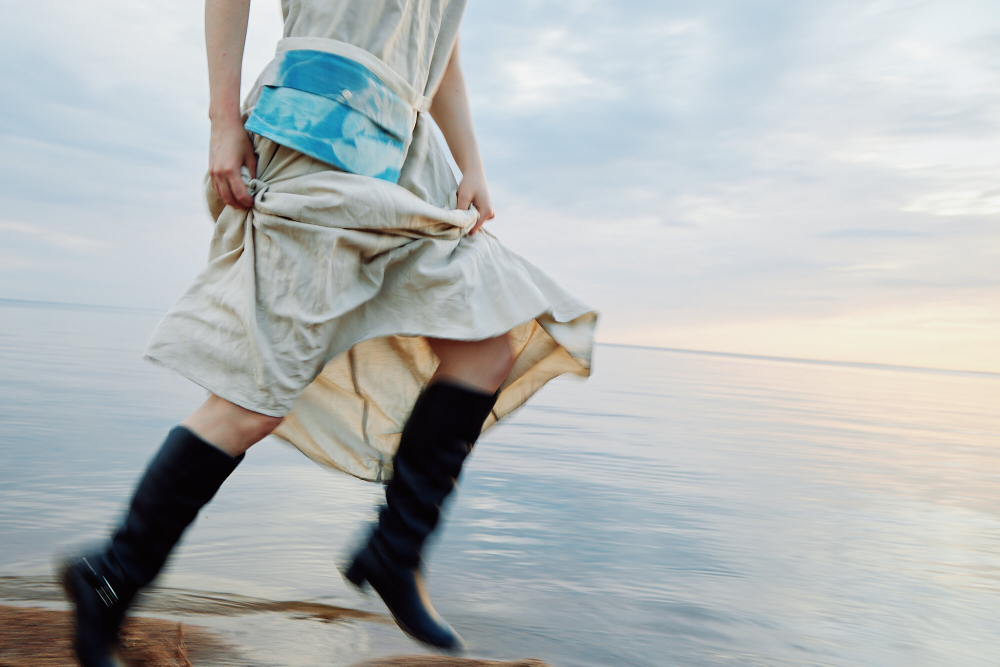
#> input picture img/banner.jpg, 2000 x 1333 px (shown at 1/2 size); its folder holds 4 pictures in this run
$ python optimize_images.py
#> lines starting #> are read from the running program, lines starting #| are printed output that depends on the picture
#!/usr/bin/env python3
# -*- coding: utf-8 -*-

import os
import subprocess
from PIL import Image
import glob

def optimize_image(image_path, max_size=(800, 800), quality=85):
    """Оптимизирует изображение для веба"""
#> called with image_path = 'img/banner.jpg', max_size = (800, 800), quality = 85
    try:
        with Image.open(image_path) as img:
            # Конвертируем в RGB если нужно
#> img is the input picture: PIL image 2000x1333 RGB; mean R, G, B 179.5, 184.1, 184.2
            if img.mode in ('RGBA', 'LA', 'P'):
                img = img.convert('RGB')

            # Изменяем размер если изображение слишком большое
            if img.size[0] > max_size[0] or img.size[1] > max_size[1]:
                img.thumbnail(max_size, Image.Resampling.LANCZOS)
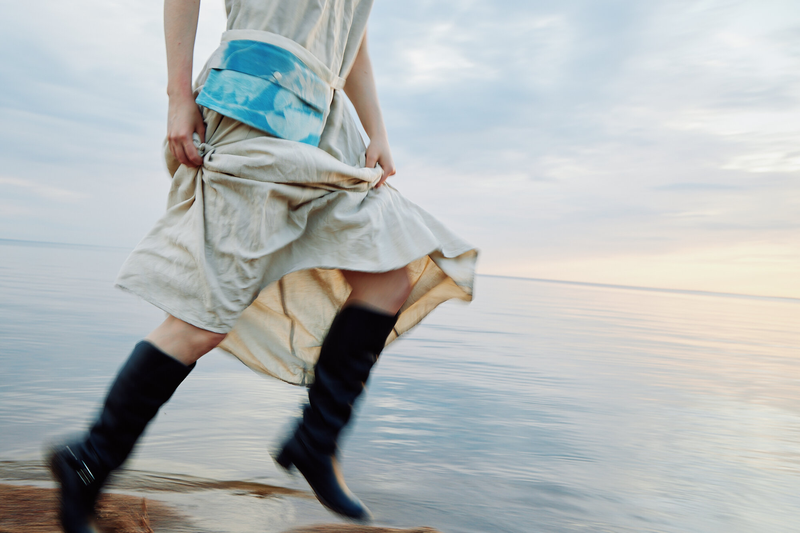
#> img: PIL image 800x533 RGB; mean R, G, B 179.5, 184.1, 184.2
#> pass 3 of the loop in main, `for img_file in img_files:`:
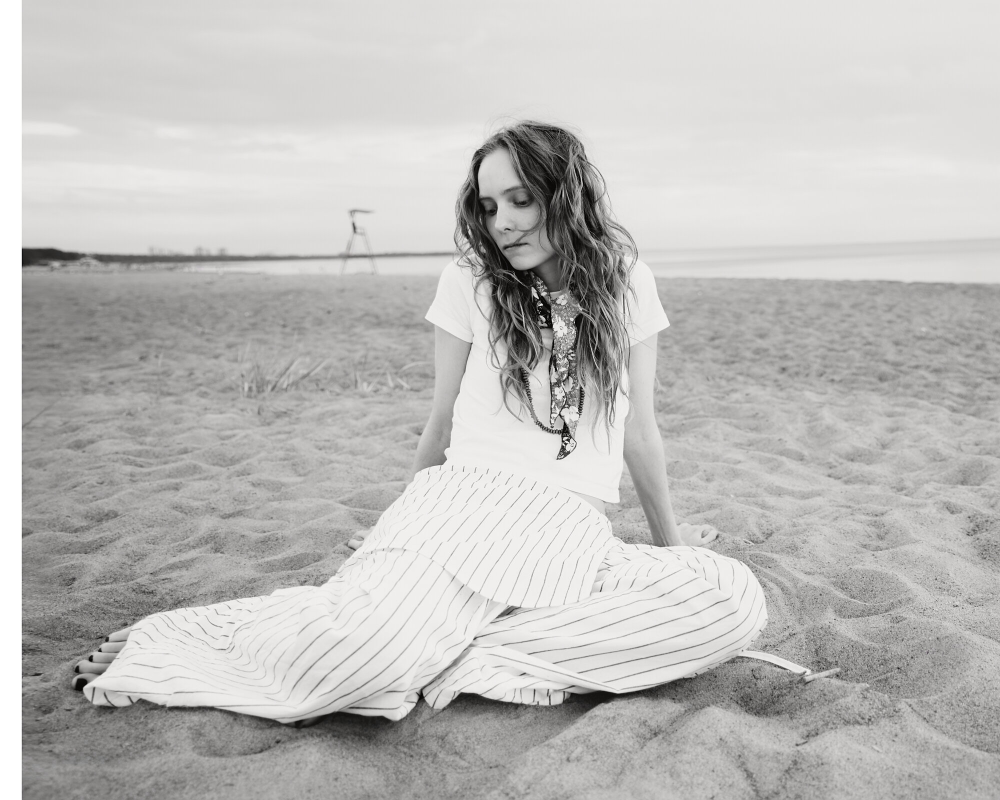
#> input picture img/bannerh.jpg, 2000 x 1600 px (shown at 1/2 size)
#> in optimize_image, img is the input picture: PIL image 2000x1600 RGB; mean R, G, B 190.6, 189.6, 187.6
#> in optimize_image (call 3), `img.thumbnail(max_size, Image.Resampling.LANCZOS)`:
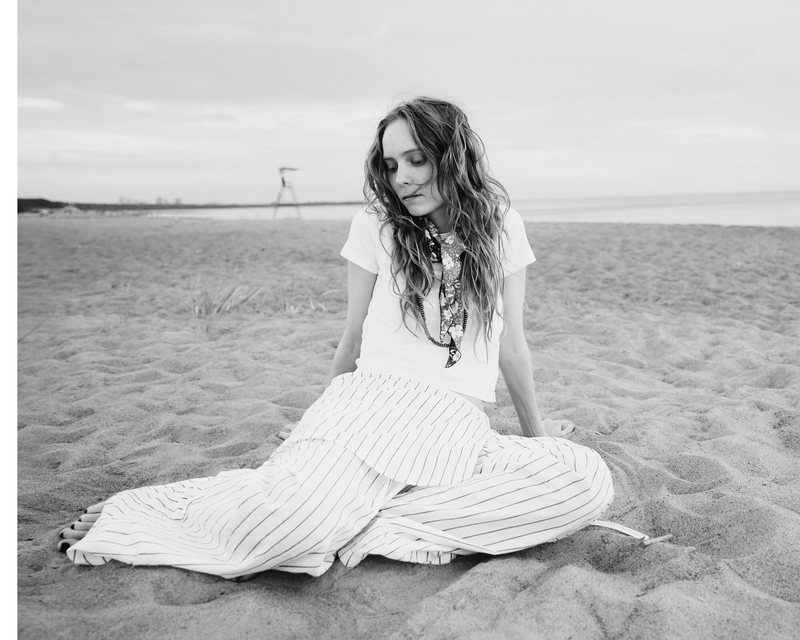
#> img: PIL image 800x640 RGB; mean R, G, B 190.5, 189.6, 187.6
#> the loop made 4 passes; the first 3 are shown

            # Сохраняем с оптимизацией
            img.save(image_path, 'JPEG', quality=quality, optimize=True)
            print(f"✅ Оптимизировано: {image_path}")

    except Exception as e:
        print(f"❌ Ошибка оптимизации {image_path}: {e}")

def main():
    """Основная функция оптимизации"""
    print("🖼️ Начинаем оптимизацию изображений...")

    # Находим все JPG файлы в папке img
    img_files = glob.glob("img/**/*.jpg", recursive=True)

    if not img_files:
        print("❌ Изображения не найдены")
        return

    print(f"📸 Найдено {len(img_files)} изображений")

    # Оптимизируем каждое изображение
    for img_file in img_files:
        optimize_image(img_file)

    print("🎉 Оптимизация завершена!")

if __name__ == "__main__":
    main()
